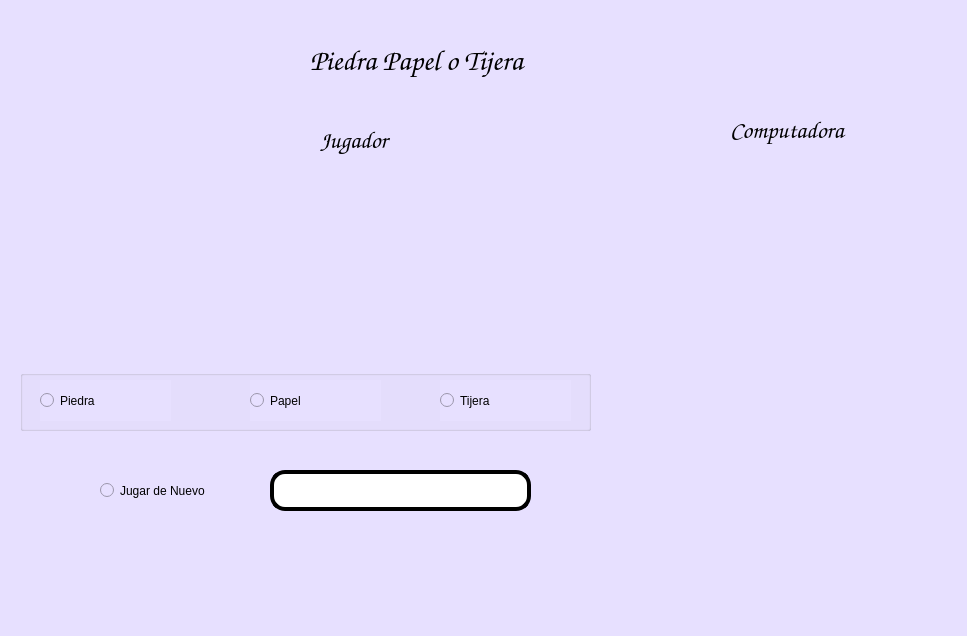
<?xml version="1.0" encoding="UTF-8"?>
<ui version="4.0">
 <class>MainWindow</class>
 <widget class="QMainWindow" name="MainWindow">
  <property name="geometry">
   <rect>
    <x>0</x>
    <y>0</y>
    <width>967</width>
    <height>636</height>
   </rect>
  </property>
  <property name="windowTitle">
   <string>MainWindow</string>
  </property>
  <property name="styleSheet">
   <string notr="true">background-color: rgb(231, 224, 255);</string>
  </property>
  <widget class="QWidget" name="centralwidget">
   <widget class="QLabel" name="imagen">
    <property name="geometry">
     <rect>
      <x>0</x>
      <y>10</y>
      <width>121</width>
      <height>101</height>
     </rect>
    </property>
    <property name="autoFillBackground">
     <bool>false</bool>
    </property>
    <property name="styleSheet">
     <string notr="true"/>
    </property>
    <property name="text">
     <string/>
    </property>
    <property name="pixmap">
     <pixmap resource="../Archivos/Recursos.qrc">:/logos/FIT_logo_vertical.png</pixmap>
    </property>
    <property name="scaledContents">
     <bool>true</bool>
    </property>
   </widget>
   <widget class="QLabel" name="imagen_2">
    <property name="geometry">
     <rect>
      <x>770</x>
      <y>0</y>
      <width>181</width>
      <height>91</height>
     </rect>
    </property>
    <property name="autoFillBackground">
     <bool>false</bool>
    </property>
    <property name="styleSheet">
     <string notr="true"/>
    </property>
    <property name="text">
     <string/>
    </property>
    <property name="pixmap">
     <pixmap resource="../Archivos/Recursos.qrc">:/logos/log_uat_nuevo.png</pixmap>
    </property>
    <property name="scaledContents">
     <bool>true</bool>
    </property>
   </widget>
   <widget class="QLabel" name="imagen_3">
    <property name="geometry">
     <rect>
      <x>860</x>
      <y>500</y>
      <width>91</width>
      <height>91</height>
     </rect>
    </property>
    <property name="autoFillBackground">
     <bool>false</bool>
    </property>
    <property name="styleSheet">
     <string notr="true"/>
    </property>
    <property name="text">
     <string/>
    </property>
    <property name="pixmap">
     <pixmap resource="../Archivos/Recursos.qrc">:/ejercicios/ContornoTD.jpg</pixmap>
    </property>
    <property name="scaledContents">
     <bool>true</bool>
    </property>
   </widget>
   <widget class="QLabel" name="imagen_piedra">
    <property name="geometry">
     <rect>
      <x>20</x>
      <y>160</y>
      <width>181</width>
      <height>201</height>
     </rect>
    </property>
    <property name="styleSheet">
     <string notr="true"/>
    </property>
    <property name="text">
     <string/>
    </property>
    <property name="pixmap">
     <pixmap resource="../Archivos/Recursos.qrc">:/ejercicios/piedra.png</pixmap>
    </property>
    <property name="scaledContents">
     <bool>true</bool>
    </property>
   </widget>
   <widget class="QLabel" name="label">
    <property name="geometry">
     <rect>
      <x>310</x>
      <y>30</y>
      <width>401</width>
      <height>61</height>
     </rect>
    </property>
    <property name="font">
     <font>
      <family>Comic Sans MS</family>
      <pointsize>22</pointsize>
      <weight>9</weight>
      <italic>false</italic>
      <bold>false</bold>
     </font>
    </property>
    <property name="styleSheet">
     <string notr="true">font: 75 22pt &quot;Comic Sans MS&quot;;</string>
    </property>
    <property name="text">
     <string>Piedra Papel o Tijera</string>
    </property>
   </widget>
   <widget class="QLineEdit" name="txt_resultado">
    <property name="geometry">
     <rect>
      <x>270</x>
      <y>470</y>
      <width>261</width>
      <height>41</height>
     </rect>
    </property>
    <property name="font">
     <font>
      <family>Comic Sans MS</family>
      <pointsize>22</pointsize>
      <weight>9</weight>
      <italic>false</italic>
      <bold>false</bold>
     </font>
    </property>
    <property name="styleSheet">
     <string notr="true">border: 4px solid black;
background-color: rgb(255, 255, 255);
border-radius: 15px;
font: 75 22pt &quot;Comic Sans MS&quot;;</string>
    </property>
    <property name="text">
     <string/>
    </property>
    <property name="alignment">
     <set>Qt::AlignCenter</set>
    </property>
   </widget>
   <widget class="QLabel" name="label_2">
    <property name="geometry">
     <rect>
      <x>320</x>
      <y>110</y>
      <width>131</width>
      <height>61</height>
     </rect>
    </property>
    <property name="font">
     <font>
      <family>Comic Sans MS</family>
      <pointsize>18</pointsize>
      <weight>9</weight>
      <italic>false</italic>
      <bold>false</bold>
     </font>
    </property>
    <property name="styleSheet">
     <string notr="true">font: 75 18pt &quot;Comic Sans MS&quot;;</string>
    </property>
    <property name="text">
     <string>Jugador</string>
    </property>
   </widget>
   <widget class="QLabel" name="imagen_papel">
    <property name="geometry">
     <rect>
      <x>210</x>
      <y>160</y>
      <width>181</width>
      <height>201</height>
     </rect>
    </property>
    <property name="styleSheet">
     <string notr="true"/>
    </property>
    <property name="text">
     <string/>
    </property>
    <property name="pixmap">
     <pixmap resource="../Archivos/Recursos.qrc">:/ejercicios/papel.png</pixmap>
    </property>
    <property name="scaledContents">
     <bool>true</bool>
    </property>
   </widget>
   <widget class="QLabel" name="imagen_tijera">
    <property name="geometry">
     <rect>
      <x>410</x>
      <y>160</y>
      <width>181</width>
      <height>201</height>
     </rect>
    </property>
    <property name="styleSheet">
     <string notr="true"/>
    </property>
    <property name="text">
     <string/>
    </property>
    <property name="pixmap">
     <pixmap resource="../Archivos/Recursos.qrc">:/ejercicios/tijera.png</pixmap>
    </property>
    <property name="scaledContents">
     <bool>true</bool>
    </property>
   </widget>
   <widget class="QLabel" name="label_3">
    <property name="geometry">
     <rect>
      <x>730</x>
      <y>100</y>
      <width>191</width>
      <height>61</height>
     </rect>
    </property>
    <property name="font">
     <font>
      <family>Comic Sans MS</family>
      <pointsize>18</pointsize>
      <weight>9</weight>
      <italic>false</italic>
      <bold>false</bold>
     </font>
    </property>
    <property name="styleSheet">
     <string notr="true">font: 75 18pt &quot;Comic Sans MS&quot;;</string>
    </property>
    <property name="text">
     <string>Computadora</string>
    </property>
   </widget>
   <widget class="QLabel" name="imagen_random">
    <property name="geometry">
     <rect>
      <x>730</x>
      <y>160</y>
      <width>181</width>
      <height>201</height>
     </rect>
    </property>
    <property name="styleSheet">
     <string notr="true"/>
    </property>
    <property name="text">
     <string/>
    </property>
    <property name="pixmap">
     <pixmap resource="../Archivos/Recursos.qrc">:/ejercicios/signointerroacion.png</pixmap>
    </property>
    <property name="scaledContents">
     <bool>true</bool>
    </property>
   </widget>
   <widget class="QLabel" name="imagen_resultado">
    <property name="geometry">
     <rect>
      <x>570</x>
      <y>460</y>
      <width>121</width>
      <height>131</height>
     </rect>
    </property>
    <property name="styleSheet">
     <string notr="true"/>
    </property>
    <property name="text">
     <string/>
    </property>
    <property name="scaledContents">
     <bool>true</bool>
    </property>
   </widget>
   <widget class="QGroupBox" name="groupBox">
    <property name="geometry">
     <rect>
      <x>20</x>
      <y>370</y>
      <width>571</width>
      <height>61</height>
     </rect>
    </property>
    <property name="title">
     <string/>
    </property>
    <widget class="QRadioButton" name="rbtijera">
     <property name="geometry">
      <rect>
       <x>420</x>
       <y>10</y>
       <width>131</width>
       <height>41</height>
      </rect>
     </property>
     <property name="styleSheet">
      <string notr="true">font: 75 18pt &quot;Comic Sans MS&quot;;</string>
     </property>
     <property name="text">
      <string>Tijera</string>
     </property>
    </widget>
    <widget class="QRadioButton" name="rbpiedra">
     <property name="geometry">
      <rect>
       <x>20</x>
       <y>10</y>
       <width>131</width>
       <height>41</height>
      </rect>
     </property>
     <property name="styleSheet">
      <string notr="true">font: 75 18pt &quot;Comic Sans MS&quot;;</string>
     </property>
     <property name="text">
      <string>Piedra</string>
     </property>
    </widget>
    <widget class="QRadioButton" name="rbpapel">
     <property name="geometry">
      <rect>
       <x>230</x>
       <y>10</y>
       <width>131</width>
       <height>41</height>
      </rect>
     </property>
     <property name="styleSheet">
      <string notr="true">font: 75 18pt &quot;Comic Sans MS&quot;;</string>
     </property>
     <property name="text">
      <string>Papel</string>
     </property>
    </widget>
   </widget>
   <widget class="QRadioButton" name="rblimpiar">
    <property name="geometry">
     <rect>
      <x>100</x>
      <y>470</y>
      <width>161</width>
      <height>41</height>
     </rect>
    </property>
    <property name="styleSheet">
     <string notr="true">font: 75 14pt &quot;Comic Sans MS&quot;;</string>
    </property>
    <property name="text">
     <string>Jugar de Nuevo</string>
    </property>
   </widget>
  </widget>
  <widget class="QMenuBar" name="menubar">
   <property name="geometry">
    <rect>
     <x>0</x>
     <y>0</y>
     <width>967</width>
     <height>21</height>
    </rect>
   </property>
  </widget>
  <widget class="QStatusBar" name="statusbar"/>
 </widget>
 <resources>
  <include location="../Archivos/Recursos.qrc"/>
 </resources>
 <connections/>
</ui>
